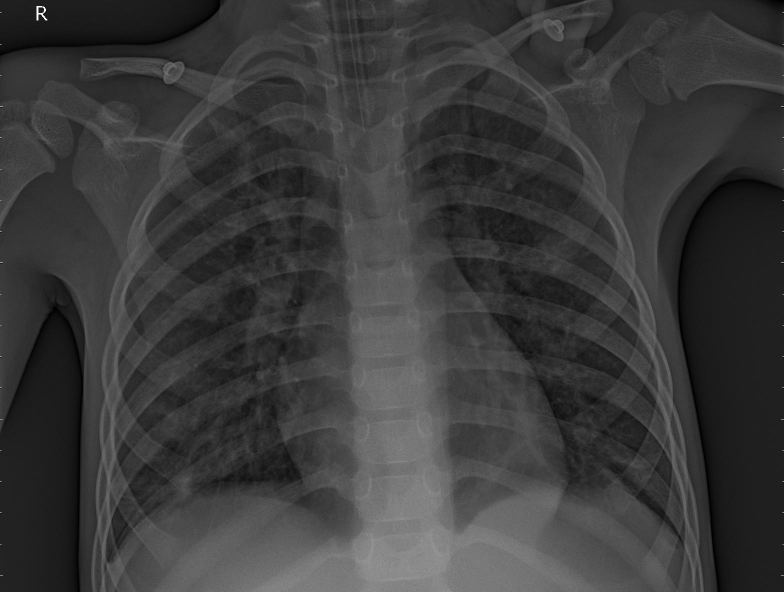
#> input picture sample images/NEUMONIA/person14_virus_44.jpeg, 1568 x 1184 px, found by its file name (shown at 1/2 size)
$ python data_preprocessing.py
#> lines starting #> are read from the running program, lines starting #| are printed output that depends on the picture
import cv2
import numpy as np

def preprocess_image(image_path):
    # Load the image
    image = cv2.imread(image_path)
#> image is the input picture: shape (1184, 1568, 3); min 0, max 255, mean 58.7

    # Resize the image to the input size expected by the models (e.g., 224x224)
    image = cv2.resize(image, (224, 224))
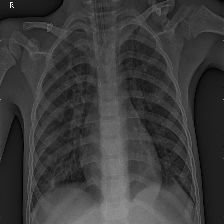
#> image: shape (224, 224, 3); min 0, max 255, mean 58.6

    # Normalize the image
    image = image.astype('float32') / 255.0

    # Expand dimensions to match the input shape of the model
    image = np.expand_dims(image, axis=0)

    return image

# Example usage
if __name__ == "__main__":
    processed_image = preprocess_image('C:/Users/dasta/OneDrive/Desktop/model/chest_xray_classifier/sample images/NEUMONIA/person14_virus_44.jpeg')
    print("Image preprocessed successfully.")

$ run again, with sample images/NEUMONIA/person20_virus_51.jpeg copied over sample images/NEUMONIA/person14_virus_44.jpeg
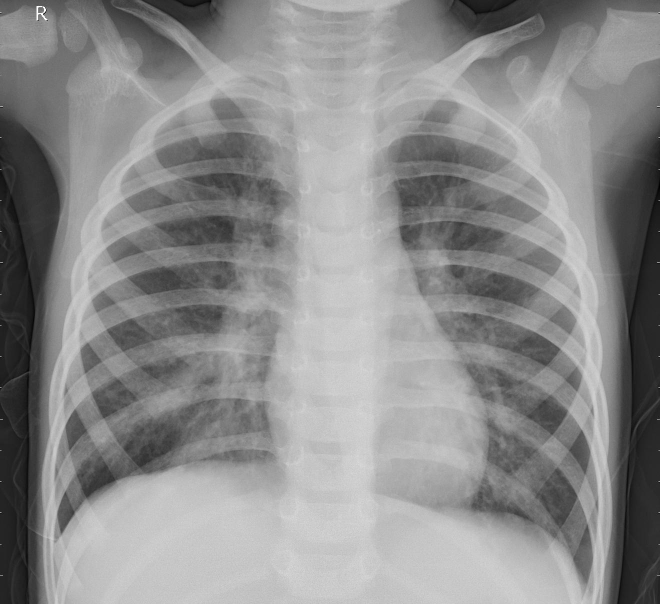
#> input picture sample images/NEUMONIA/person20_virus_51.jpeg, 1320 x 1208 px, found by its file name (shown at 1/2 size)
#> in preprocess_image, image is the input picture: shape (1208, 1320, 3); min 0, max 255, mean 139.8
#> in preprocess_image, `image = cv2.resize(image, (224, 224))`:
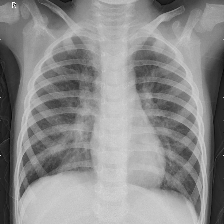
#> image: shape (224, 224, 3); min 5, max 255, mean 139.7

$ run again, with sample images/NEUMONIA/person21_virus_53.jpeg copied over sample images/NEUMONIA/person14_virus_44.jpeg
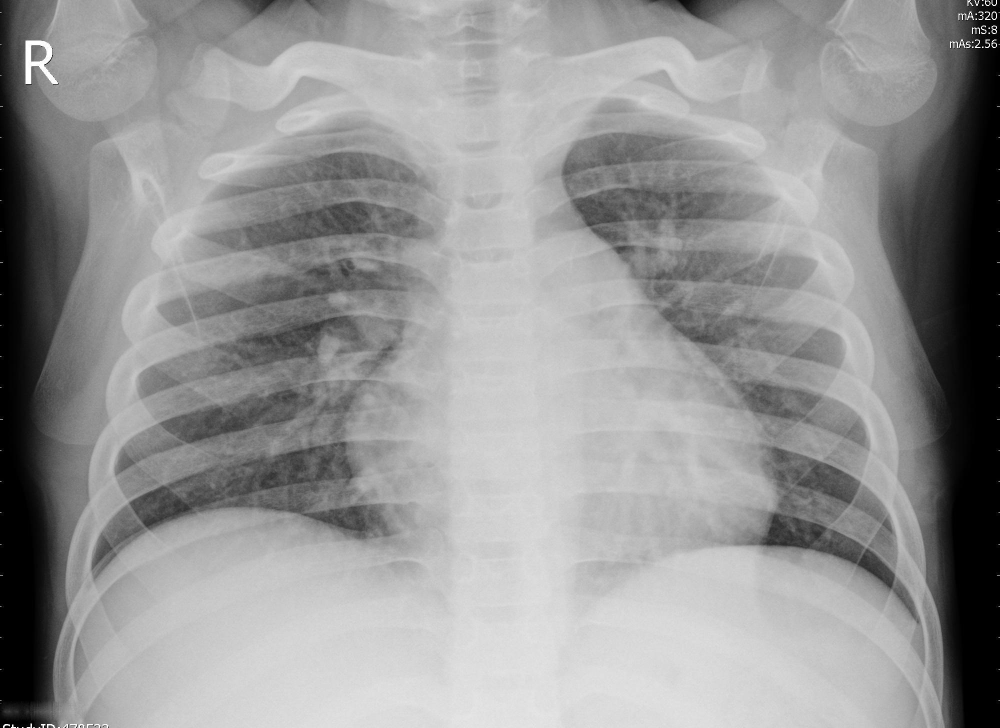
#> input picture sample images/NEUMONIA/person21_virus_53.jpeg, 2000 x 1456 px, found by its file name (shown at 1/2 size)
#> in preprocess_image, image is the input picture: shape (1456, 2000, 3); min 0, max 255, mean 148.9
#> in preprocess_image, `image = cv2.resize(image, (224, 224))`:
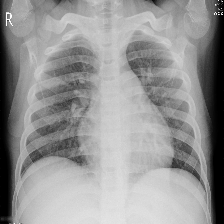
#> image: shape (224, 224, 3); min 0, max 255, mean 148.8

$ run again, with sample images/NEUMONIA/person37_virus_82.jpeg copied over sample images/NEUMONIA/person14_virus_44.jpeg
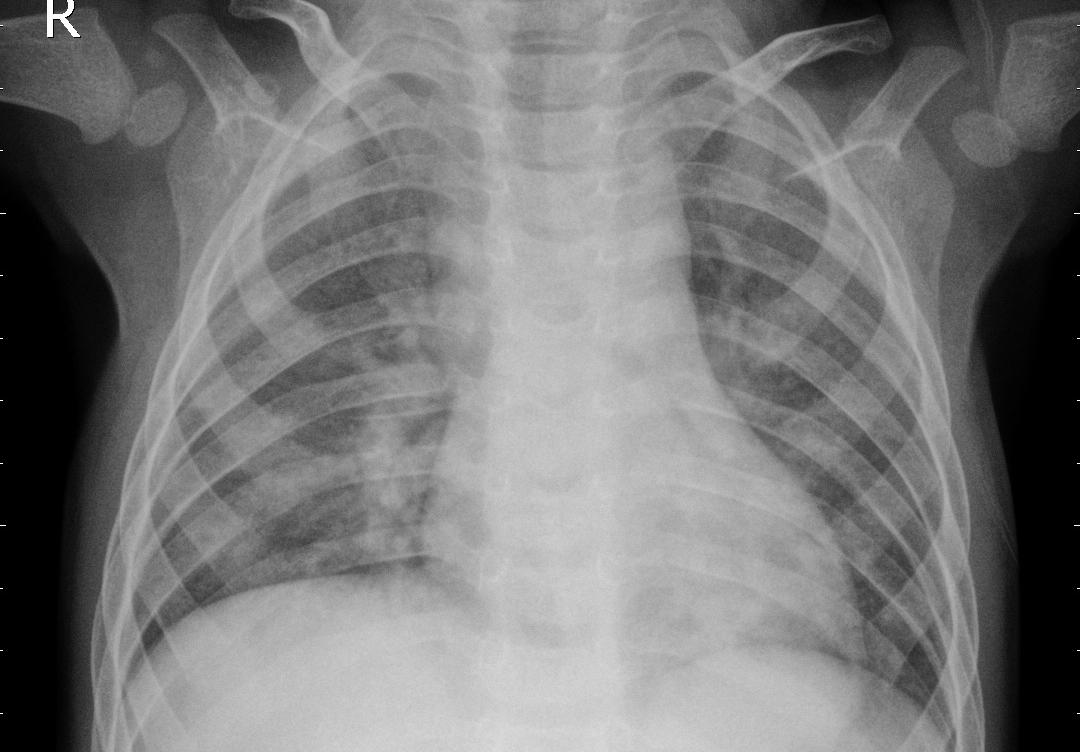
#> input picture sample images/NEUMONIA/person37_virus_82.jpeg, 1080 x 752 px, found by its file name
#> in preprocess_image, image is the input picture: shape (752, 1080, 3); min 0, max 255, mean 120.1
#> in preprocess_image, `image = cv2.resize(image, (224, 224))`:
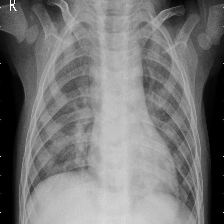
#> image: shape (224, 224, 3); min 0, max 255, mean 120
